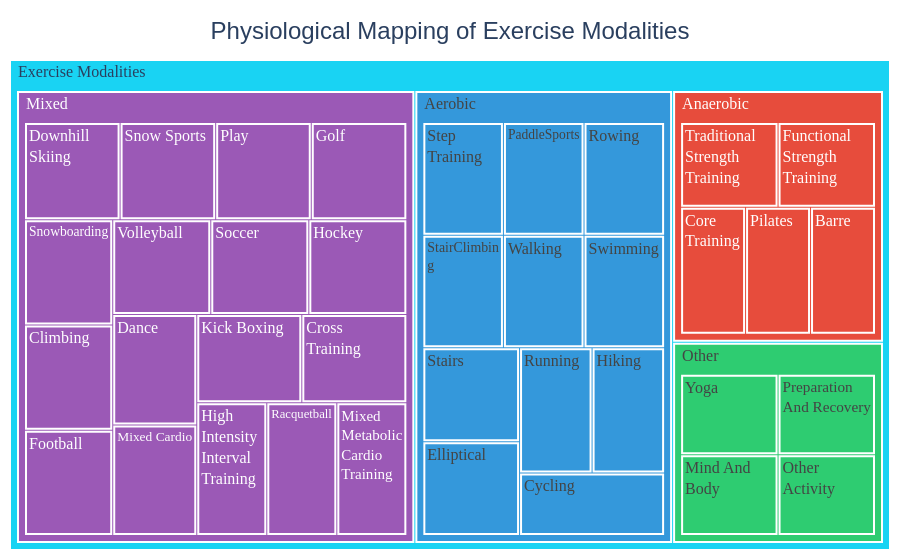

The notebook cell this image was saved under:
### Code cell
import pandas as pd
import plotly.express as px
import textwrap

# 1. Define your exact mapping
modality_mapping = {
    'Walking': 'Aerobic', 'Cycling': 'Aerobic', 'Running': 'Aerobic',
    'Elliptical': 'Aerobic', 'Stairs': 'Aerobic', 'Swimming': 'Aerobic',
    'Hiking': 'Aerobic', 'StairClimbing': 'Aerobic', 'Rowing': 'Aerobic',
    'PaddleSports': 'Aerobic', 'Step Training': 'Aerobic',
    
    'Traditional Strength Training': 'Anaerobic', 'Functional Strength Training': 'Anaerobic',
    'Core Training': 'Anaerobic', 'Pilates': 'Anaerobic', 'Barre': 'Anaerobic',
    
    'High Intensity Interval Training': 'Mixed', 'Cross Training': 'Mixed',
    'Kick Boxing': 'Mixed', 'Mixed Cardio': 'Mixed', 'Mixed Metabolic Cardio Training': 'Mixed',
    'Dance': 'Mixed', 'Hockey': 'Mixed', 'Soccer': 'Mixed', 'Football': 'Mixed', 
    'Volleyball': 'Mixed', 'Racquetball': 'Mixed', 'Climbing': 'Mixed',
    'Downhill Skiing': 'Mixed', 'Snow Sports': 'Mixed', 'Snowboarding': 'Mixed',
    'Play': 'Mixed', 'Golf': 'Mixed',
    
    'Yoga': 'Other', 'Mind And Body': 'Other', 'Preparation And Recovery': 'Other', 
    'Other Activity': 'Other'
}

# 2. Convert to a Pandas DataFrame & Apply Text Wrapping
df = pd.DataFrame(list(modality_mapping.items()), columns=['Activity', 'Modality'])

# Use textwrap to break lines intelligently at ~12 characters, and join them with an HTML line break
df['Activity_Wrapped'] = df['Activity'].apply(lambda x: '<br>'.join(textwrap.wrap(x, width=12)))

# Add a weight column of 1 so every activity gets an equal-sized box
df['Weight'] = 1 

# 3. Build the Nested Treemap
# Notice we are now using the 'Activity_Wrapped' column for the path!
fig = px.treemap(
    df, 
    path=[px.Constant("Exercise Modalities"), 'Modality', 'Activity_Wrapped'], 
    values='Weight',
    color='Modality',
    color_discrete_map={
        'Aerobic': '#3498db',   
        'Anaerobic': '#e74c3c', 
        'Mixed': '#9b59b6',     
        'Other': '#2ecc71',
        'Exercise Modalities': '#ecf0f1' 
    }
)

# 4. Format for Presentation Legibility
fig.update_traces(
    textinfo="label",
    textfont=dict(size=16, family="Arial Black"), # Font size is now much more stable
    marker=dict(line=dict(color='white', width=2))
)

fig.update_layout(
    title=dict(
        text="Physiological Mapping of Exercise Modalities", 
        font=dict(size=24, family="Arial"),
        y=0.96, x=0.5, xanchor='center', yanchor='top'
    ),
    margin=dict(t=60, l=10, r=10, b=10) 
)

# 5. Display and Save
fig.show()

### Figure 1 — Plotly figure (JSON) as saved in the notebook; plotly's stock layout.template omitted (floating-point values rounded to 4 significant figures)
{"data": [{"branchvalues": "total", "customdata": [["(?)"], ["Aerobic"], ["Aerobic"], ["Aerobic"], ["Aerobic"], ["Aerobic"], ["Aerobic"], ["Aerobic"], ["Aerobic"], ["Aerobic"], ["Aerobic"], ["Aerobic"], ["Aerobic"], ["Anaerobic"], ["Anaerobic"], ["Anaerobic"], ["Anaerobic"], ["Anaerobic"], ["Anaerobic"], ["Mixed"], ["Mixed"], ["Mixed"], ["Mixed"], ["Mixed"], ["Mixed"], ["Mixed"], ["Mixed"], ["Mixed"], ["Mixed"], ["Mixed"], ["Mixed"], ["Mixed"], ["Mixed"], ["Mixed"], ["Mixed"], ["Mixed"], ["Mixed"], ["Other"], ["Other"], ["Other"], ["Other"], ["Other"]], "domain": {"x": [0, 1], "y": [0, 1]}, "hovertemplate": "labels=%{label}<br>Weight=%{value}<br>parent=%{parent}<br>id=%{id}<br>Modality=%{customdata[0]}<extra></extra>", "ids": ["Exercise Modalities", "Exercise Modalities/Aerobic", "Exercise Modalities/Aerobic/Step<br>Training", "Exercise Modalities/Aerobic/PaddleSports", "Exercise Modalities/Aerobic/Rowing", "Exercise Modalities/Aerobic/StairClimbin<br>g", "Exercise Modalities/Aerobic/Walking", "Exercise Modalities/Aerobic/Swimming", "Exercise Modalities/Aerobic/Stairs", "Exercise Modalities/Aerobic/Elliptical", "Exercise Modalities/Aerobic/Running", "Exercise Modalities/Aerobic/Hiking", "Exercise Modalities/Aerobic/Cycling", "Exercise Modalities/Anaerobic/Traditional<br>Strength<br>Training", "Exercise Modalities/Anaerobic/Functional<br>Strength<br>Training", "Exercise Modalities/Anaerobic/Core<br>Training", "Exercise Modalities/Anaerobic/Pilates", "Exercise Modalities/Anaerobic/Barre", "Exercise Modalities/Anaerobic", "Exercise Modalities/Mixed/Downhill<br>Skiing", "Exercise Modalities/Mixed/Snow Sports", "Exercise Modalities/Mixed", "Exercise Modalities/Mixed/Play", "Exercise Modalities/Mixed/Golf", "Exercise Modalities/Mixed/Snowboarding", "Exercise Modalities/Mixed/Climbing", "Exercise Modalities/Mixed/Football", "Exercise Modalities/Mixed/Volleyball", "Exercise Modalities/Mixed/Soccer", "Exercise Modalities/Mixed/Hockey", "Exercise Modalities/Mixed/Dance", "Exercise Modalities/Mixed/Mixed Cardio", "Exercise Modalities/Mixed/Kick Boxing", "Exercise Modalities/Mixed/Cross<br>Training", "Exercise Modalities/Mixed/High<br>Intensity<br>Interval<br>Training", "Exercise Modalities/Mixed/Racquetball", "Exercise Modalities/Mixed/Mixed<br>Metabolic<br>Cardio<br>Training", "Exercise Modalities/Other", "Exercise Modalities/Other/Yoga", "Exercise Modalities/Other/Mind And<br>Body", "Exercise Modalities/Other/Preparation<br>And Recovery", "Exercise Modalities/Other/Other<br>Activity"], "labels": ["Exercise Modalities", "Aerobic", "Step<br>Training", "PaddleSports", "Rowing", "StairClimbin<br>g", "Walking", "Swimming", "Stairs", "Elliptical", "Running", "Hiking", "Cycling", "Traditional<br>Strength<br>Training", "Functional<br>Strength<br>Training", "Core<br>Training", "Pilates", "Barre", "Anaerobic", "Downhill<br>Skiing", "Snow Sports", "Mixed", "Play", "Golf", "Snowboarding", "Climbing", "Football", "Volleyball", "Soccer", "Hockey", "Dance", "Mixed Cardio", "Kick Boxing", "Cross<br>Training", "High<br>Intensity<br>Interval<br>Training", "Racquetball", "Mixed<br>Metabolic<br>Cardio<br>Training", "Other", "Yoga", "Mind And<br>Body", "Preparation<br>And Recovery", "Other<br>Activity"], "marker": {"colors": ["#19d3f3", "#3498db", "#3498db", "#3498db", "#3498db", "#3498db", "#3498db", "#3498db", "#3498db", "#3498db", "#3498db", "#3498db", "#3498db", "#e74c3c", "#e74c3c", "#e74c3c", "#e74c3c", "#e74c3c", "#e74c3c", "#9b59b6", "#9b59b6", "#9b59b6", "#9b59b6", "#9b59b6", "#9b59b6", "#9b59b6", "#9b59b6", "#9b59b6", "#9b59b6", "#9b59b6", "#9b59b6", "#9b59b6", "#9b59b6", "#9b59b6", "#9b59b6", "#9b59b6", "#9b59b6", "#2ecc71", "#2ecc71", "#2ecc71", "#2ecc71", "#2ecc71"], "line": {"color": "white", "width": 2}}, "name": "", "parents": ["", "Exercise Modalities", "Exercise Modalities/Aerobic", "Exercise Modalities/Aerobic", "Exercise Modalities/Aerobic", "Exercise Modalities/Aerobic", "Exercise Modalities/Aerobic", "Exercise Modalities/Aerobic", "Exercise Modalities/Aerobic", "Exercise Modalities/Aerobic", "Exercise Modalities/Aerobic", "Exercise Modalities/Aerobic", "Exercise Modalities/Aerobic", "Exercise Modalities/Anaerobic", "Exercise Modalities/Anaerobic", "Exercise Modalities/Anaerobic", "Exercise Modalities/Anaerobic", "Exercise Modalities/Anaerobic", "Exercise Modalities", "Exercise Modalities/Mixed", "Exercise Modalities/Mixed", "Exercise Modalities", "Exercise Modalities/Mixed", "Exercise Modalities/Mixed", "Exercise Modalities/Mixed", "Exercise Modalities/Mixed", "Exercise Modalities/Mixed", "Exercise Modalities/Mixed", "Exercise Modalities/Mixed", "Exercise Modalities/Mixed", "Exercise Modalities/Mixed", "Exercise Modalities/Mixed", "Exercise Modalities/Mixed", "Exercise Modalities/Mixed", "Exercise Modalities/Mixed", "Exercise Modalities/Mixed", "Exercise Modalities/Mixed", "Exercise Modalities", "Exercise Modalities/Other", "Exercise Modalities/Other", "Exercise Modalities/Other", "Exercise Modalities/Other"], "textfont": {"family": "Arial Black", "size": 16}, "textinfo": "label", "type": "treemap", "values": [37.0, 11.0, 1.0, 1.0, 1.0, 1.0, 1.0, 1.0, 1.0, 1.0, 1.0, 1.0, 1.0, 1.0, 1.0, 1.0, 1.0, 1.0, 5.0, 1.0, 1.0, 17.0, 1.0, 1.0, 1.0, 1.0, 1.0, 1.0, 1.0, 1.0, 1.0, 1.0, 1.0, 1.0, 1.0, 1.0, 1.0, 4.0, 1.0, 1.0, 1.0, 1.0]}], "layout": {"legend": {"tracegroupgap": 0}, "margin": {"b": 10, "l": 10, "r": 10, "t": 60}, "title": {"font": {"family": "Arial", "size": 24}, "text": "Physiological Mapping of Exercise Modalities", "x": 0.5, "xanchor": "center", "y": 0.96, "yanchor": "top"}}}
